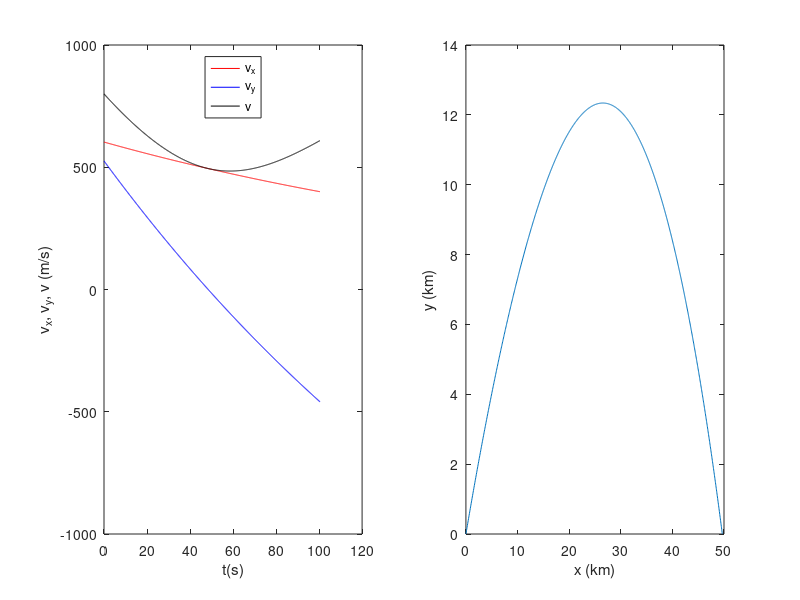

This figure's MATLAB source:

%Studiul numeric al miscarii balistice

%Un proiecdtil de masa m=0,8 kg este lansat cu viteza v0=800 m/s sub
%unghiul alfa. Lansarea se face de la suprafata pamantului pe un
%teren plat. Corpul intampina o forta de rezistenta la inaintare
%proportionala cu viteza, coeficientul de proportionalitate fiind
%r=(1/3)mg/v0. Sa se traseze graficele dependentei de timp ale vx, vy, v
%(modulul vitezei) precum si traiectoria proiectilului pana la cadere.

% [TEMA] Determinati valoare unghiului alpha pentru care bataia este
% maxima, pe baza aplicatiei din laborator
clc; clear all; close all

% Datele problemei:
g   = 9.81; %m/s^2
m   = 0.8;  %kg
v0  = 800;  %m/s
r   = (1/3)*m*g/v0;
tau = m/r; %s

% [Pas 1] Definim variabila discreta timp
t0      = 0;
tf      = 150; 
N       = 1601;
t       = linspace(t0,tf,N); 
Delta_t = t(2)-t(1);

% [Pas 2] 
% ---> Definim variabila unghiului alpha
a0            = 0;
af            = pi/2;
aN            = 1000;
alpha_val     = linspace(a0,af,aN);
bataia_maxima = 0; % bataia maxima
alpha         = 0; % unghiul alpha

% ---> Alocam spatiu de memorie pentru variabilele viteza si pozitie
vx = zeros(1,N);
vy = zeros(1,N);
 x = zeros(1,N);
 y = zeros(1,N);

% [Pas 3] Calculul vitezei si pozitiei la momentele t pentru intervalulul de
% valori [0,pi/2] al unghiului alpha 

for i_alpha = 1:aN
    % [Explicatie] Creez o noua traiectorie pentru fiecare valoare a
    % unghiului alpha din alpha_val
     vx_verif   = zeros(1,N);
     vy_verif   = zeros(1,N);
      x_verif   = zeros(1,N);
      y_verif   = zeros(1,N);
    v0x_verif   = v0*cos(alpha_val(i_alpha)); 
    v0y_verif   = v0*sin(alpha_val(i_alpha));
    vx_verif(1) = v0x_verif; 
    vy_verif(1) = v0y_verif;
  
    for i = 1:N-1
        % [Explicatie] Calculez traiectoria
        vx_verif(i+1) = vx_verif(i)*(1-Delta_t/tau);
        vy_verif(i+1) = vy_verif(i)*(1-Delta_t/tau) - g*Delta_t;
        x_verif(i+1)  = x_verif(i) + vx_verif(i)*Delta_t;
        y_verif(i+1)  = y_verif(i) + vy_verif(i)*Delta_t;
        
        if y_verif(i+1)<0
            % [Explicatie] Daca valorile axei y sunt negativa opresc
            % ciclu, continuarea calculelor devine irelevanta
            break;
        end
    end
    
    if x_verif(i) > bataia_maxima
        % [Explicatie] Verific daca bataia pentru valorea curenta este
        % maxima, in caz de adevar, o memorez
        bataia_maxima = x_verif(i);
        alpha         = alpha_val(i_alpha);
    end
end

% [Pas 4] Calculul vitezei si pozitiei la momentele t pentru unghiul pentru care
%bataia e maxima

v0x   = v0*cos(alpha);
v0y   = v0*sin(alpha);
vx(1) = v0x; 
vy(1) = v0y;

for k=1:N-1
    vx(k+1) = vx(k)*(1-Delta_t/tau);
    vy(k+1) = vy(k)*(1-Delta_t/tau) - g*Delta_t;
    x(k+1)  = x(k) + vx(k)*Delta_t;
    y(k+1)  = y(k) + vy(k)*Delta_t;
    if y(k+1)<0
        break
    end
end



% [Pas 5] Reprezentarea grafica a dependentei de timp a vitezelor si a traiectoriei
%proiectilului.

t  = t(1:k); 
vx = vx(1:k); 
vy = vy(1:k); 
x  = x(1:k); 
y  = y(1:k);
v  = sqrt(vx.^2 + vy.^2);

subplot(1, 2, 1)
plot(t, vx, 'r'); hold on
plot(t, vy, 'b')
plot(t, v, 'k')
legend('v_x', 'v_y', 'v', 'location', 'north')
xlabel('t(s)')
ylabel('v_x, v_y, v (m/s)')

subplot(1 , 2, 2)
x_km = x/1000;
y_km = y/1000;
plot(x_km, y_km)
xlabel('x (km)')
ylabel('y (km)')

% [Pas 6] Afisarea de date referitoare la traiectorie:

disp('Durata in secunde a miscarii proiectilului este:')
disp(t(k))
disp('Inaltimea maxima in km atinsa de proiectil este:')
disp(max(y_km))
disp('Bataia proiectilului exprimata in km este:')
disp(x_km(k))
disp('Unghiul cautat este:')
disp(alpha * 180 / pi)

